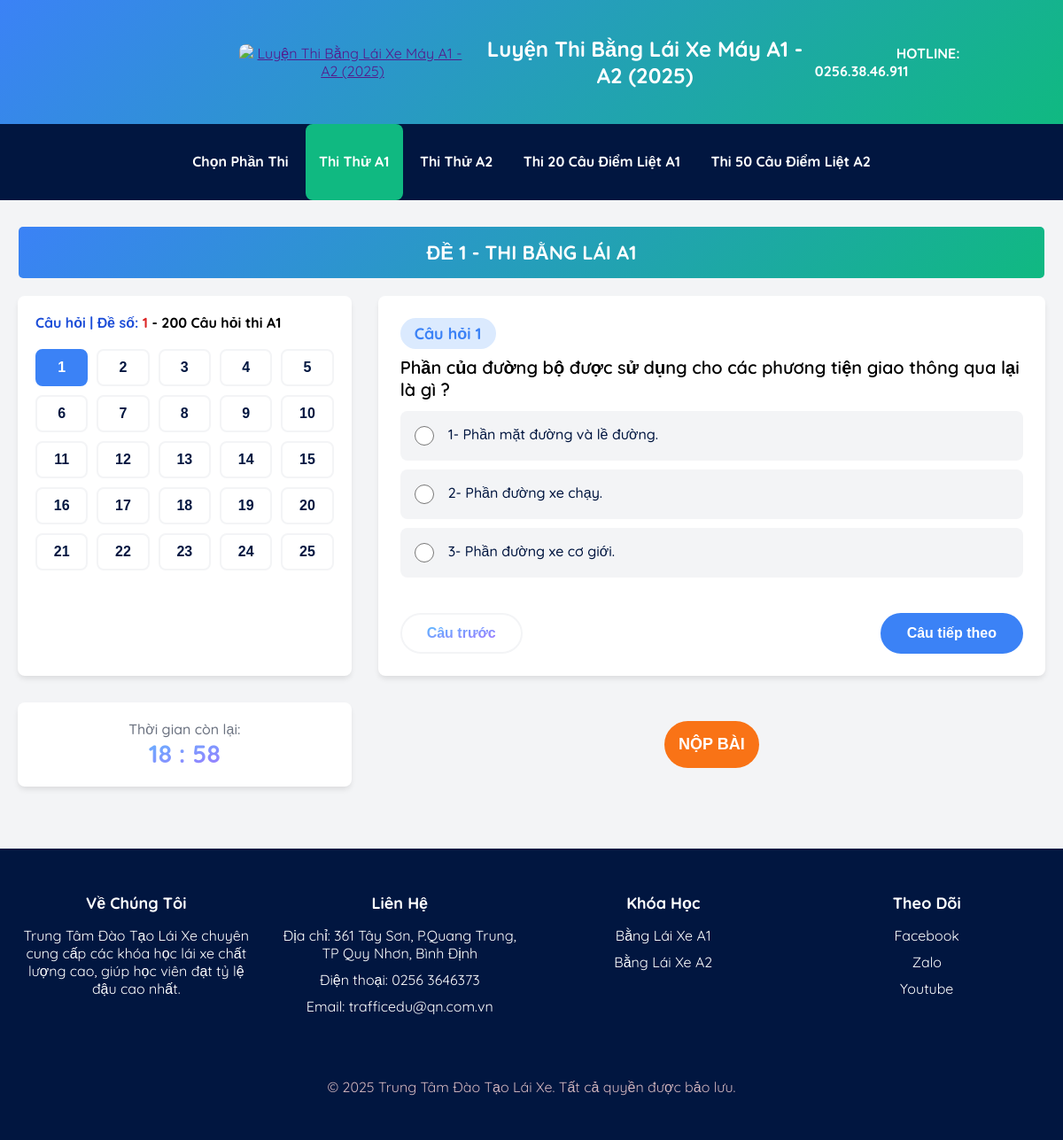
Screenshot of /pages/thi-thu-bang-lai-xe-may-a1.php with the database file from the repository.
### tables this page shows
CREATE TABLE `exam_sets` (
  `set_id` int(11) NOT NULL,
  `category_id` int(11) DEFAULT NULL,
  `set_name` varchar(100) NOT NULL
);

CREATE TABLE `questions` (
  `question_id` int(11) NOT NULL,
  `set_id` int(11) DEFAULT NULL,
  `question_text` text DEFAULT NULL,
  `question_image` varchar(255) DEFAULT NULL,
  `is_critical` tinyint(4) DEFAULT NULL
);

CREATE TABLE `answers` (
  `answer_id` int(11) NOT NULL,
  `question_id` int(11) NOT NULL,
  `answer_text` text NOT NULL,
  `explanation` text DEFAULT NULL,
  `is_correct` tinyint(1) DEFAULT 0
);

### pages/thi-thu-bang-lai-xe-may-a1.php (the view, shortened to what this page needs)
<?php
require_once '../includes/config.php';
function getQuestionsBySet($conn, $set_id, $limit = 25)
{
    $critical_questions_by_set = [
        1 => [3, 5, 12],
        2 => [28, 29, 30, 33],
        3 => [53, 54],
        4 => [79],
        5 => [104, 108],
        6 => [129, 135],
        7 => [152, 153, 154],
        8 => [177, 179]
    ];
    $question_ranges = [
        1 => [1, 25],
        2 => [26, 50],
        3 => [51, 75],
        4 => [76, 100],
        5 => [101, 125],
        6 => [126, 150],
        7 => [151, 175],
        8 => [176, 200]
    ];
    list($start_id, $end_id) = $question_ranges[$set_id];
    $stmt = $conn->prepare("SELECT * FROM questions WHERE question_id BETWEEN ? AND ? ORDER BY question_id LIMIT ?");
    $stmt->bind_param("iii", $start_id, $end_id, $limit);
    $stmt->execute();
    $result = $stmt->get_result();
    $questions = [];
    if (isset($critical_questions_by_set[$set_id]))
        $critical_ids = $critical_questions_by_set[$set_id];
    else
        $critical_ids = [];
    while ($row = $result->fetch_assoc()) {
        $row['is_critical'] = in_array($row['question_id'], $critical_ids) ? 1 : 0;
        $questions[] = $row;
    }
    return $questions;
}
function getAnswersForQuestion($conn, $question_id)
{
    $stmt = $conn->prepare("SELECT * FROM answers WHERE question_id = ?");
    $stmt->bind_param("i", $question_id);
    $stmt->execute();
    $result = $stmt->get_result();
    $answers = [];
    while ($row = $result->fetch_assoc()) {
        $answers[] = $row;
    }
    return $answers;
}
$set_id = isset($_GET['set_id']) ? (int)$_GET['set_id'] : 1;
$questions = getQuestionsBySet($conn, $set_id, 25);
$stmt = $conn->prepare(
    "SELECT es.set_name, ec.category_name, ec.time_limit
     FROM exam_sets es
     JOIN exam_categories ec ON es.category_id = ec.category_id
     WHERE es.set_id = ?"
);
$stmt->bind_param("i", $set_id);
$stmt->execute();
$exam_info = $stmt->get_result()->fetch_assoc();
?>
<!DOCTYPE html>
<html lang="en">
<head>
    <link rel="stylesheet" href="../assets/css/quiz.css" />
</head>
<body>
    <div class="banner header-content">
        <div class="logo">
            <a href="">
                <img src="../assets/img/logo.svg" width="150" height="100"
                    alt="Luyện Thi Bằng Lái Xe Máy A1 - A2 (2025)" />
            </a>
            <h1>Luyện Thi Bằng Lái Xe Máy A1 - A2 (2025)</h1>
        </div>
        <div class="contact-info">
            <span style="font-weight: 700; margin-right: 150px;">HOTLINE: 0256.38.46.911</span>
        </div>
    </div>
    <header>
        <div class="container-header">
            <nav>
                <ul class="nav-menu">
                    <li><a href="">Chọn Phần Thi</a></li>
                    <li><a href="../thi-bang-lai-xe-a1-online.php" class="active">Thi Thử A1</a></li>
                    <li><a href="../thi-bang-lai-xe-a2-online.php">Thi Thử A2</a></li>
                    <li><a href="../20-cau-hoi-diem-liet-a1.php">Thi 20 Câu Điểm Liệt A1</a></li>
                    <li><a href="../50-cau-hoi-diem-liet-a2.php">Thi 50 Câu Điểm Liệt A2</a></li>
                </ul>
            </nav>
        </div>
    </header>
    <div class="text" style="background: var(--gradient);">
        <h1 class="text-center" style="text-transform: uppercase;">
            <?php echo htmlspecialchars($exam_info['set_name'] ?? 'Đề thi thử bằng lái xe A1 25 câu hỏi mới nhất 2025'); ?>
        </h1>
    </div>
    <div class="test-container">
        <div class="question-nav">
            <div class="question-nav-header">
                <h4>
                    <span style=" color: #1d4ed8;">Câu hỏi | Đề số:</span>
                    <span style="color: #dc2626;"><?php echo htmlspecialchars($set_id); ?></span>
                    - 200 Câu hỏi thi A1
                </h4>
            </div>
            <div class="question-grid">
                <?php
                $total_questions = count($questions);
                for ($i = 1; $i <= $total_questions; $i++) {
                    $active_class = ($i === 1) ? 'active' : '';
                    echo "<button class='question-btn $active_class' data-question='$i'>$i</button>";
                }
                ?>
            </div>
        </div>
        <div class="question-content" id="question-container">
            <?php
            if (!empty($questions)) {
                foreach ($questions as $index => $question) {
                    $question_number = $index + 1;
                    $answers = getAnswersForQuestion($conn, $question['question_id']);
                    $display_style = ($question_number === 1) ? 'block' : 'none';
                    $critical_class = $question['is_critical'] ? 'critical-question' : '';
                    echo "<div class='question-panel $critical_class' id='question-$question_number' style='display: $display_style;'>";
                    echo "<div class='question-number' style='margin-bottom: 8px;'>Câu hỏi $question_number";
                    echo "</div>";
                    echo "<div class='question-text' style='margin-bottom: 12px;'>";
                    echo htmlspecialchars($question['question_text']);
                    echo "</div>";
                    echo "<div class='options'>";
                    foreach ($answers as $answer_index => $answer) {
                        $option_number = $answer_index + 1;
                        echo "<div class='option'>";
                        echo "<input type='radio' id='q{$question_number}_option{$option_number}' name='question_{$question['question_id']}' value='{$answer['answer_id']}'>";
                        echo "<label for='q{$question_number}_option{$option_number}'>{$option_number}- " . htmlspecialchars($answer['answer_text']) . "</label>";
                        echo "</div>";
                    }
                    echo "</div>";
                    echo "<div class='navigation-buttons'>";
                    if ($question_number > 1) {
                        echo "<button class='nav-btn prev-btn' data-target='" . ($question_number - 1) . "'>";
                        echo "<div class='previous-question'>Câu trước</div>";
                        echo "</button>";
                    } else {
                        echo "<button class='nav-btn disabled'>";
                        echo "<div class='previous-question'>Câu trước</div>";
                        echo "</button>";
                    }
                    if ($question_number < $total_questions) {
                        echo "<button class='nav-btn next-btn next' data-target='" . ($question_number + 1) . "'>";
                        echo "<div class='next-question'>Câu tiếp theo</div>";
                        echo "</button>";
                    } else {
                        echo "<button class='nav-btn disabled next'>";
                        echo "<div class='next-question'>Câu tiếp theo</div>";
                        echo "</button>";
                    }
                    echo "</div>";
                    echo "</div>";
                }
            } else {
                echo "<div class='no-questions'>Đề thi này chưa có câu hỏi</div>";
            }
            ?>
        </div>
        <div class="countdown">
            <div class=" countdown-text">
                Thời gian còn lại:
                <div class="countdown-value">
                </div>
            </div>
        </div>
        <div class="submit-buttons">
            <form id="exam-form" method="post" action="check_answers.php">
                <button type="submit" class="submit-btn" style="text-transform: uppercase;"
                    onclick="return confirm('Bạn có chắc chắn muốn nộp bài hay không?');">
                    Nộp Bài
                </button>
            </form>
        </div>
    </div>
    <footer>
        <div class="container footer-content">
            <div class="footer-section">
                <h3 class="footer-title">Về Chúng Tôi</h3>
                <p>
                    Trung Tâm Đào Tạo Lái Xe chuyên cung cấp các khóa học lái xe chất
                    lượng cao, giúp học viên đạt tỷ lệ đậu cao nhất.
                </p>
            </div>
            <div class="footer-section">
                <h3 class="footer-title">Liên Hệ</h3>
                <ul class="footer-links">
                    <li>Địa chỉ: 361 Tây Sơn, P.Quang Trung, TP Quy Nhơn, Bình Định</li>
                    <li>Điện thoại: 0256 3646373</li>
                    <li>Email: trafficedu@qn.com.vn</li>
                </ul>
            </div>
            <div class="footer-section">
                <h3 class="footer-title">Khóa Học</h3>
                <ul class="footer-links">
                    <li>Bằng Lái Xe A1</li>
                    <li>Bằng Lái Xe A2</li>
                </ul>
            </div>
            <div class="footer-section">
                <h3 class="footer-title">Theo Dõi</h3>
                <ul class="footer-links">
                    <li>
                        <a href="https://www.facebook.com/truongdaylaixequynhon">Facebook</a>
                    </li>
                    <li>
                        <a href="#">Zalo</a>
                    </li>
                    <li>
                        <a href="#">Youtube</a>
                    </li>
                </ul>
            </div>
        </div>
        <div class="footer-copyright">
            © 2025 Trung Tâm Đào Tạo Lái Xe. Tất cả quyền được bảo lưu.
        </div>
    </footer>
</body>
</html>

### rows the page displays
exam_sets: set_name "ĐỀ 1 - THI BẰNG LÁI A1"
questions: question_number "1", question_text "Phần của đường bộ được sử dụng cho các phương tiện giao thông qua lại là gì ?"
answers: option_number "1", answer_text "Phần mặt đường và lề đường."
answers: option_number "2", answer_text "Phần đường xe chạy."
answers: option_number "3", answer_text "Phần đường xe cơ giới."

### other values shown
$set_id "1"
